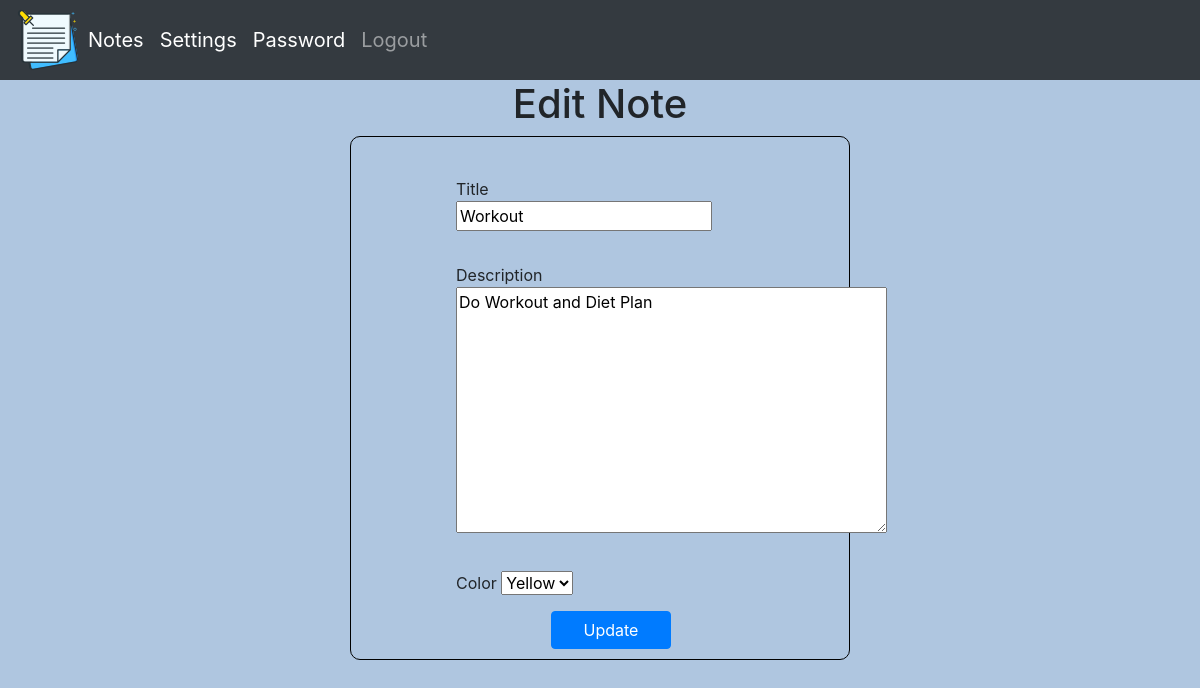
The page /editNote/7/ (signed in) on the database as committed earlier.
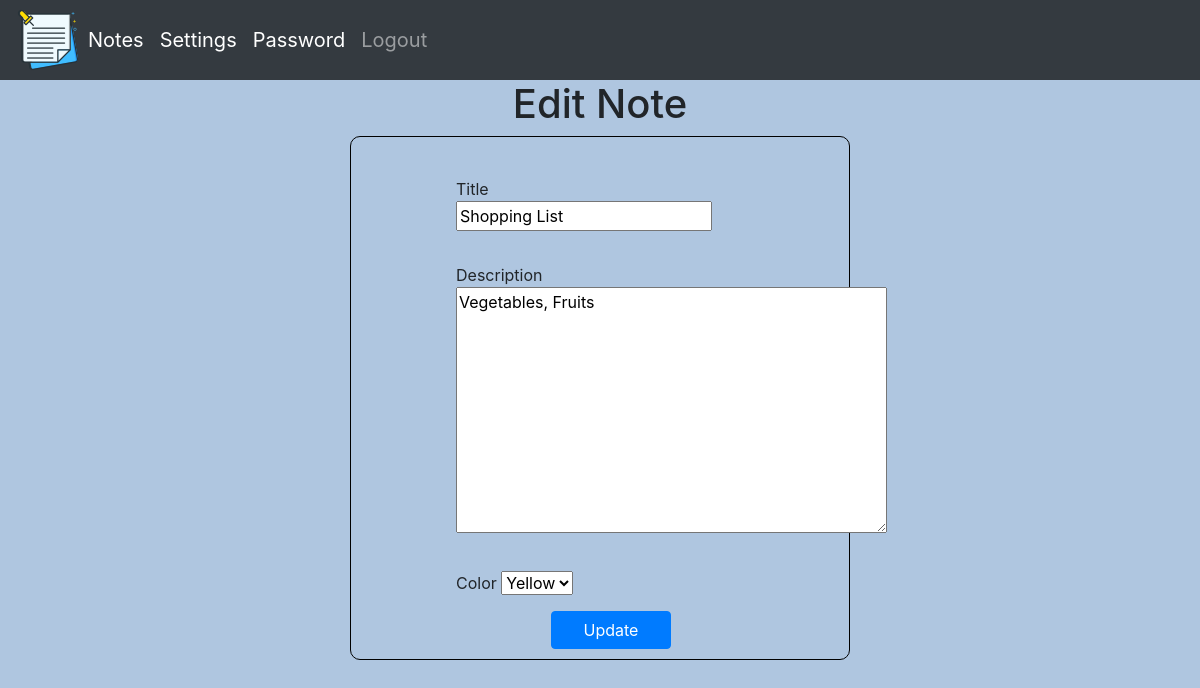
The same page on the database as committed later.
### noteApp/models.py (models this page shows, shortened)
class Note(models.Model):
    colors = [
        ("bg-danger","Red"),
        ("bg-info","Teal"),
        ("bg-success","Green"),
        ("bg-warning","Yellow"),
    ]
    title = models.CharField(max_length=200, null=True)
    description = models.TextField(max_length=200)
    date_created = models.DateTimeField(auto_now_add=True)
    color = models.CharField(max_length=10,choices=colors,default="Teal")
    user = models.ForeignKey(User, on_delete=models.CASCADE, null=True)

### noteApp/views.py (the view, shortened to what this page needs)
# urls.py: path('editNote/<str:pk_note>/', views.editNote, name="editNote"),
@login_required(login_url='loginPage')
def editNote(request, pk_note):
    note = Note.objects.get(id=pk_note)
    form = NoteEditForm(instance=note)
    context = {
        "note":note,
        "form":form,
    }
    return render(request, "noteApp/editNote.html", context)

### noteApp/forms.py
class NoteEditForm(ModelForm):
    class Meta:
        model = Note
        fields = ['title','description','color']

### noteApp/templates/noteApp/editNote.html (shortened to what this page needs)
{% extends 'noteApp/base.html' %}
{% load static %}
{% block content %}
<h1 style="text-align: center;">Edit Note</h1>
<div class="card2">
    <form action="" method="POST" class="form-style">
        <div class="form-row">
            <div class="form-group">
                {{form.title.label}}
                <p>{{form.title}}</p>
            </div>
        </div>
        <div class="form-row">
            <div class="form-group">
                {{form.description.label}}
                <p>{{form.description}}</p>
            </div>
        </div>
        <div class="form-row">
            <div class="form-group">
                {{form.color.label}}
                {{form.color}}
            </div>
        </div>
        <button type="submit" id="Button" class="btn btn-primary">Update</button>
    </form>
</div>
{% endblock %}

Rows that differ between the two databases and show on the page:
changed Note "Yellow": title "Workout" → "Shopping List"; description "Do Workout and Diet Plan" → "Vegetables, Fruits"
